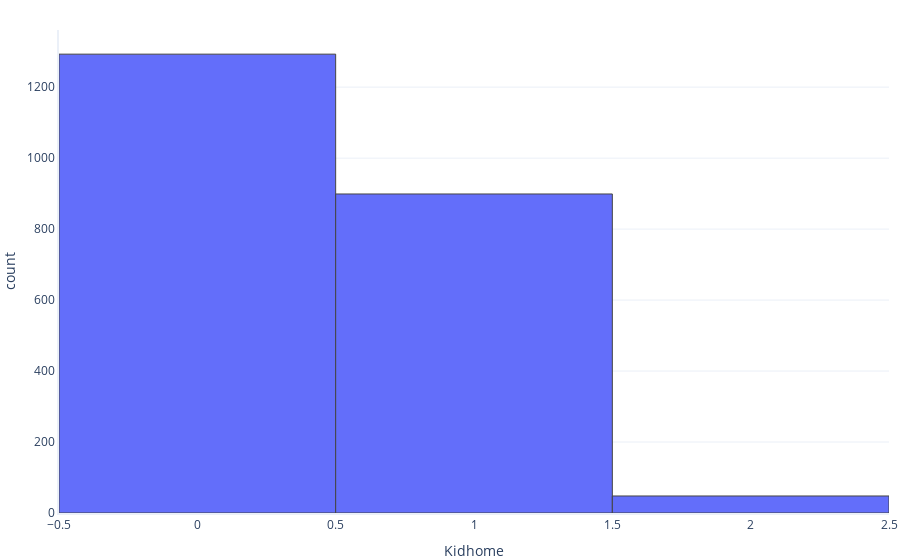

Here is the notebook cell this chart was saved with:
### Markdown cell above
#### 'Kighome'

### Code cell
rg.histogram(df, 'Kidhome')

### Figure 1 — Plotly figure (JSON) as saved in the notebook; plotly's stock layout.template omitted (floating-point values rounded to 4 significant figures; data arrays with more than 128 entries replaced by an {"elided": "..."} marker saying what was removed)
{"data": [{"alignmentgroup": "True", "bingroup": "x", "hovertemplate": "Kidhome=%{x}<br>count=%{y}<extra></extra>", "legendgroup": "", "marker": {"color": "#636efa", "pattern": {"shape": ""}}, "name": "", "offsetgroup": "", "orientation": "v", "showlegend": false, "type": "histogram", "x": {"elided": "2240 int values"}, "xaxis": "x", "yaxis": "y"}], "layout": {"barmode": "relative", "legend": {"tracegroupgap": 0}, "xaxis": {"anchor": "y", "domain": [0, 1], "title": {"text": "Kidhome"}}, "yaxis": {"anchor": "x", "domain": [0, 1], "title": {"text": "count"}}}}
